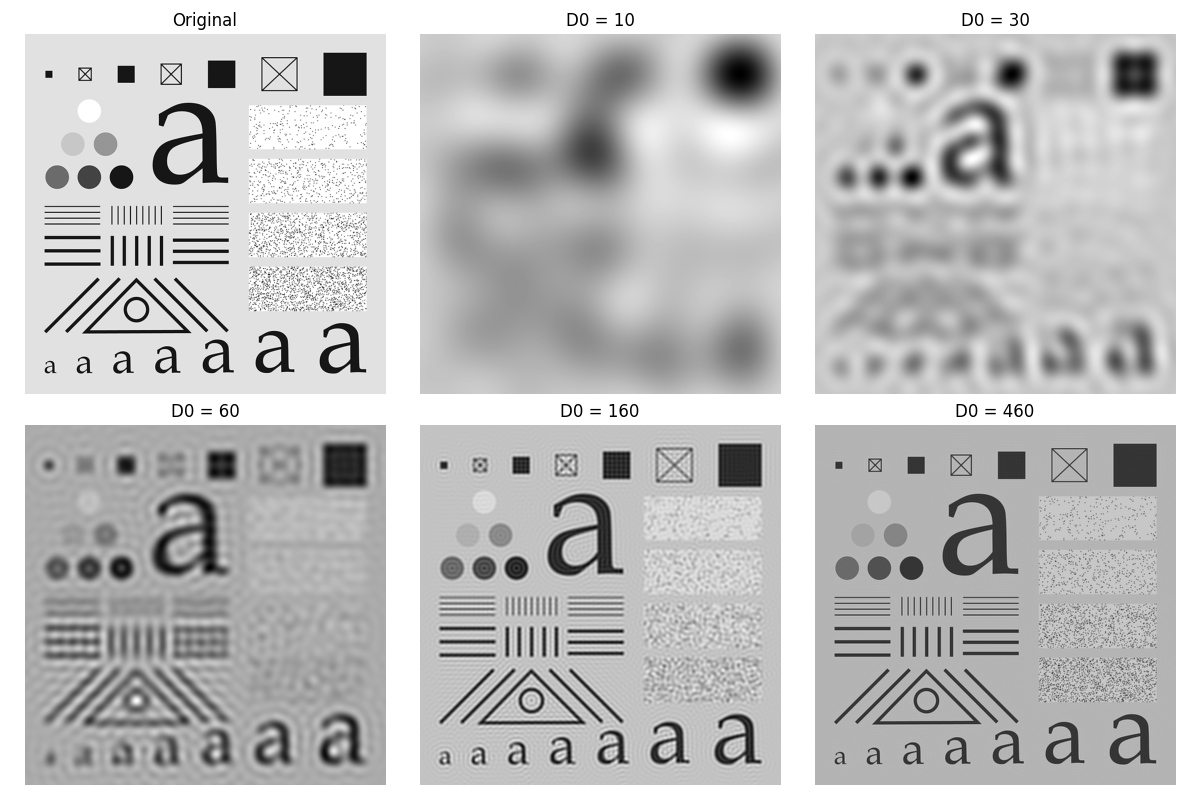

Here is the Python script that generated this plot:
import os
import sys
import numpy as np
import matplotlib.pyplot as plt
from skimage.io import imread
from skimage.util import img_as_float
from libDIP.lpFilterTF4e import lpFilterTF4e
from libDIP.dftFiltering4e import dftFiltering4e
from libDIPUM.data_path import dip_data

# Parameters
D0 = [10, 30, 60, 160, 460]

# Data
img_path = dip_data('characterTestPattern688.tif')
f = img_as_float(imread(img_path))
M, N = f.shape
P = 2 * M
Q = 2 * N

# Process
results = []
for d0 in D0:
    # lpFilterTF4e returns a centered filter; dftFiltering4e expects centered H
    H = lpFilterTF4e('ideal', P, Q, d0)
    results.append(dftFiltering4e(f, H))

# Display
fig, axes = plt.subplots(2, 3, figsize=(12, 8))
axes[0, 0].imshow(f, cmap='gray')
axes[0, 0].set_title('Original')
axes[0, 0].axis('off')

for idx, d0 in enumerate(D0):
    ax = axes.flat[idx + 1]
    ax.imshow(results[idx], cmap='gray')
    ax.set_title(f'D0 = {d0}')
    ax.axis('off')

plt.tight_layout()
plt.savefig('Figure441.png')
plt.show()
